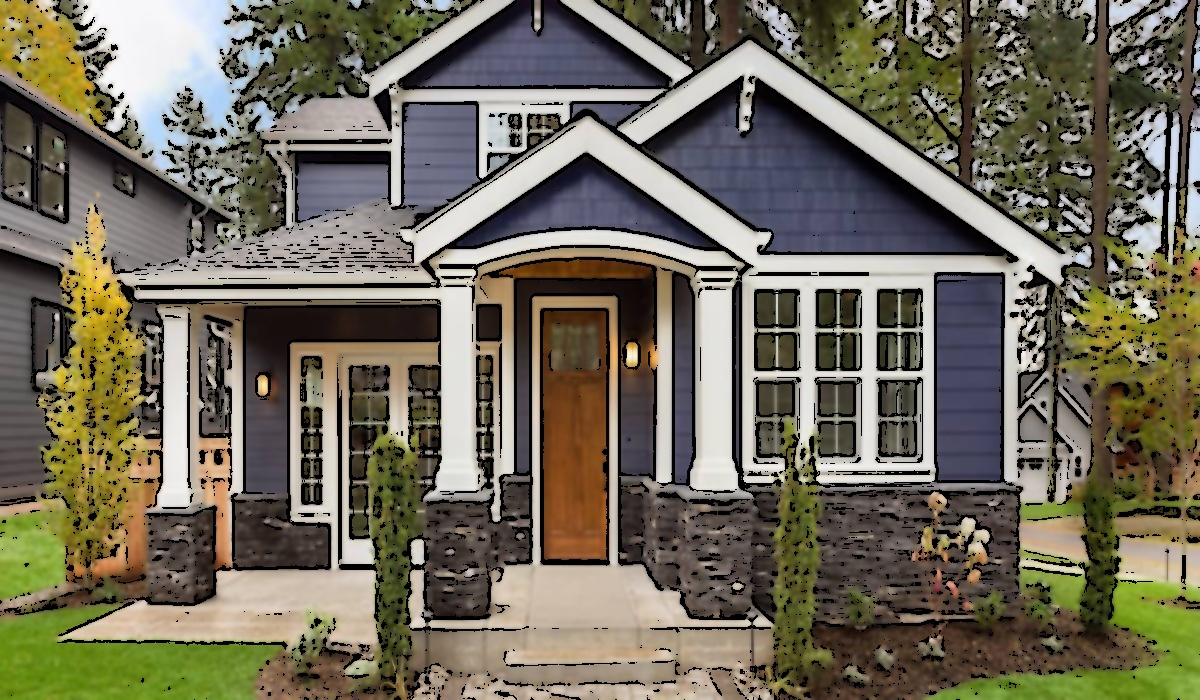
#> input picture cartoon-images/cartooned-house.jpg, 1200 x 700 px
$ python -i main1.py   (imports and definitions only)
#> lines starting #> are read from the running program, lines starting #| are printed output that depends on the picture; after the words box and inside, x2 and y2 are one past the last pixel; in counts of white or black regions, pixels touching at a corner belong together
import os
import sys
import cv2 as cv
import easygui
import numpy as np
import tkinter as tk
from tkinter import *
import matplotlib.pyplot as plt

# [4 lines not run here, left out]
# [1 line that did not run here, left out]


def upload():
    ImagePath = easygui.fileopenbox()
    cartoonify(ImagePath)
    # print(ImagePath)


def cartoonify(ImagePath):
#> called with ImagePath = 'cartoon-images/cartooned-house.jpg'
    inputimage = cv.imread(ImagePath)
#> inputimage is the input picture: shape (700, 1200, 3); mean B, G, R 90.9, 108, 113.5

    # confirm that image is chosen
    if inputimage is None:
        print("Can not find any image. Choose appropriate file")
        sys.exit()
    height, width, channels = inputimage.shape
#> height = 700; width = 1200; channels = 3
    print("Height: {}".format(height))
#| Height: 700
    print("width: {}".format(width))
#| width: 1200

    # Image resize to fit the display screen
    def imageresize(imageinput):
        if height < width:
            print("It's a Landscape image")
            if height > 1300 or width > 700:
                resizedimage = cv.resize(imageinput, (1200, 700), cv.INTER_AREA)  # (width, height)
                inputimage1 = resizedimage
            else:
                inputimage1 = imageinput
        else:
            print("It's a Portrait Image")
            if height > 1300 or width > 700:
                resizedimage = cv.resize(imageinput, (600, 700), cv.INTER_AREA)  # (width, height)
                inputimage1 = resizedimage
            else:
                inputimage1 = imageinput
        return inputimage1

    resizedimage1 = imageresize(inputimage)
    cv.imshow("original image", resizedimage1)
    # imagename = imagename[7:]
    # print(imagename)

    # Convert to grayscale
    grayscaleimage = cv.cvtColor(resizedimage1, cv.COLOR_BGR2GRAY)
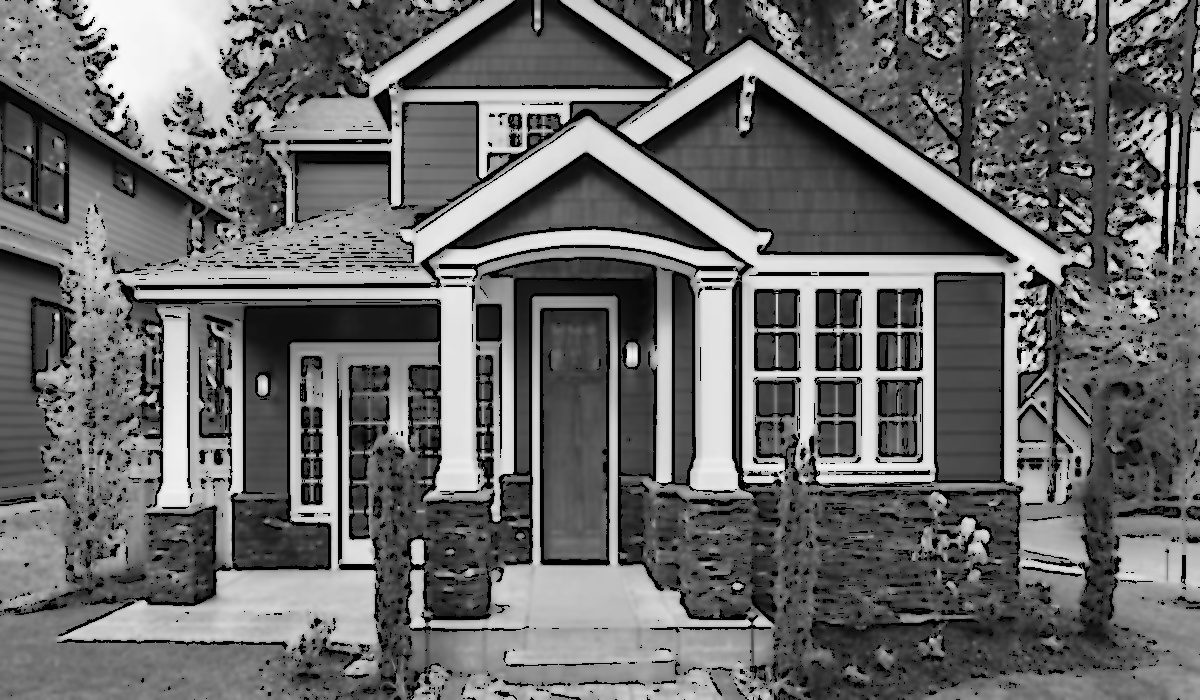
#> grayscaleimage: shape (700, 1200); min 0, max 254, mean 107.7
    # cv.imshow("Grayscale image", grayscaleimage)

    # applying median blur to smoothen an image
    smoothgrayscale = cv.medianBlur(grayscaleimage, 7)
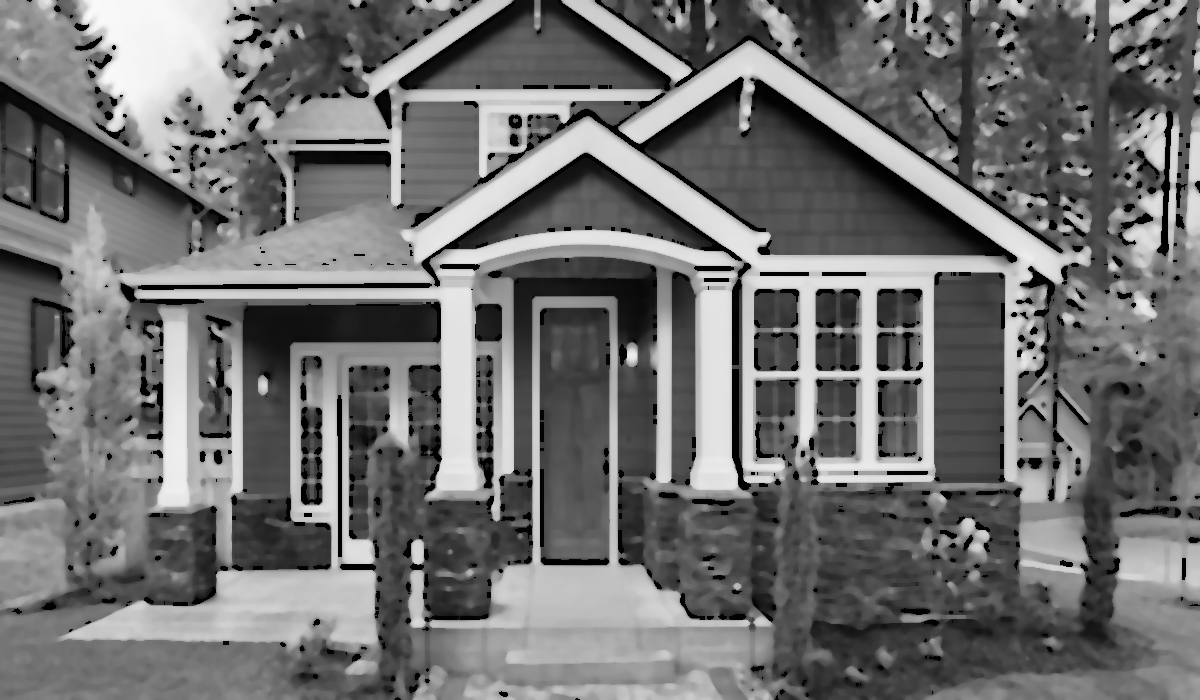
#> smoothgrayscale: shape (700, 1200); min 0, max 249, mean 113.1
    # cv.imshow("Smoothen image", smoothgrayscale)

    # retrieving the edges for cartoon effect by using thresholding technique
    getEdge = cv.adaptiveThreshold(smoothgrayscale, 255, cv.ADAPTIVE_THRESH_MEAN_C, cv.THRESH_BINARY, 7, 7)
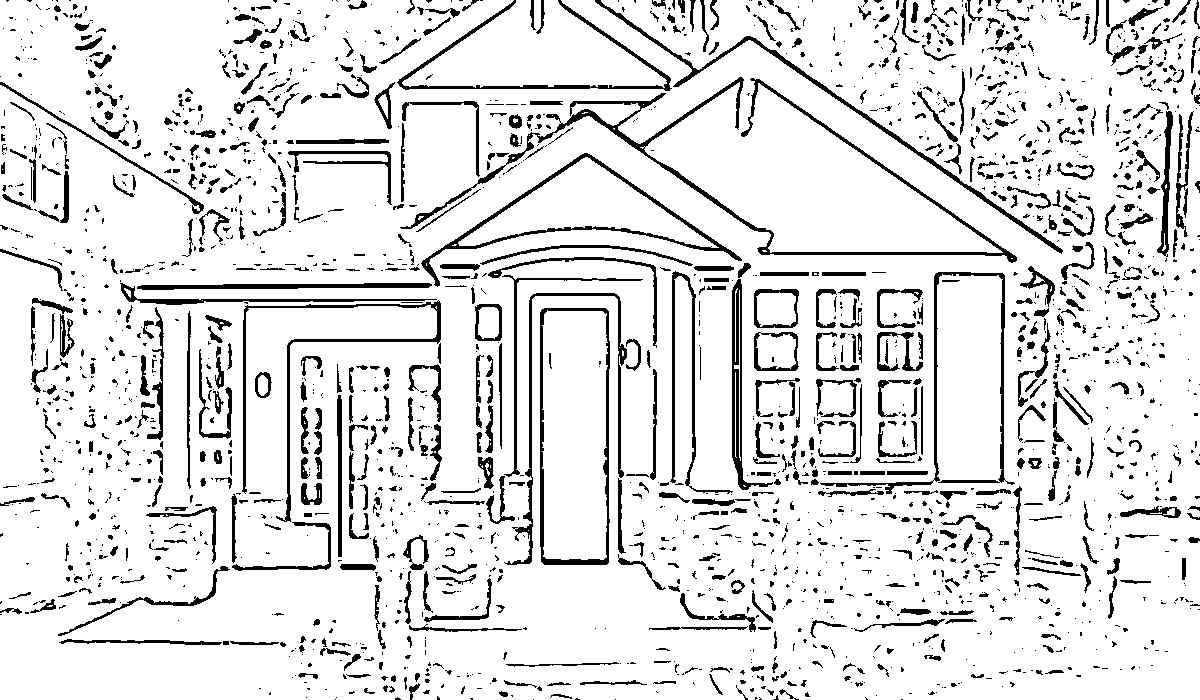
#> getEdge: shape (700, 1200); 88.4% white; 2240 black regions (1500 under 20 px), largest, box (x1, y1, x2, y2) and area: (400, 77, 1017, 263) 5123, (421, 153, 742, 287) 2440, (595, 0, 1063, 254) 2358
    # cv.imshow("Edge detection image", getEdge)

    # Method will reduce the number of colors in the image, and it will create a cartoon-like effect. Color quantization
    # is performed by using the K-means clustering algorithm for displaying output with a limited number of colors.
    def color_quantization(image, k_value):
        # Transform the image
#> called with k_value = 9
        data = np.float32(image).reshape((-1, 3))
        # Determine criteria
        criteria = (cv.TERM_CRITERIA_EPS + cv.TERM_CRITERIA_MAX_ITER, 20, 0.001)
        # Implementing K-Means clustering algorithm
        ret, label, center = cv.kmeans(data, k_value, None, criteria, 10, cv.KMEANS_RANDOM_CENTERS)
#> ret = 473747886.5; center = [[133.6, 152.2, 164.3], [218.2, 220.5, 220.2], [57.37, 149.9, 157.1], [106.8, 113.1, 118.8], [3.71, 3.68, 6.89], [79.86, 78.44, 82.95], [39.94, 57.24, 65.5], [39.89, 111.7, 112.5], [172.6, 186.7, 196.9]]
        center = np.uint8(center)
#> center = [[133, 152, 164], [218, 220, 220], [57, 149, 157], [106, 113, 118], [3, 3, 6], [79, 78, 82], [39, 57, 65], [39, 111, 112], [172, 186, 196]]
        result = center[label.flatten()]
        result = result.reshape(image.shape)
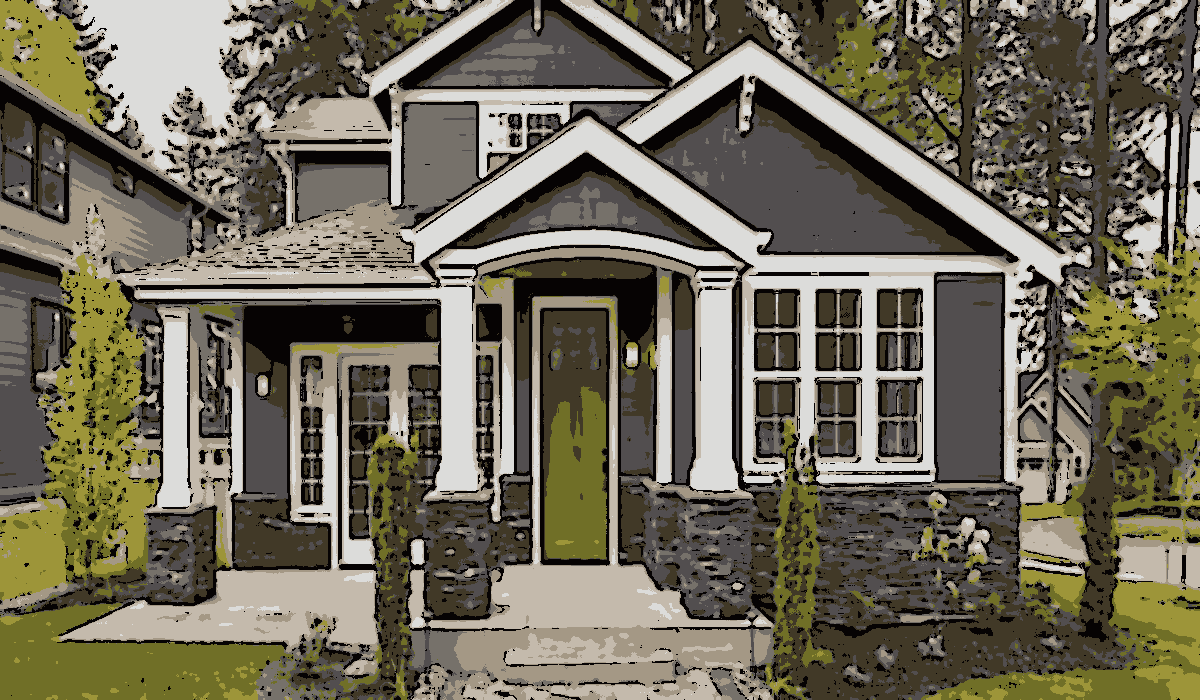
#> result: shape (700, 1200, 3); mean B, G, R 90.2, 107.5, 112.8
        return result

    totalColor = 9

    # Reducing Colour Palette
    reducedColorPalette = color_quantization(resizedimage1, totalColor)
    # cv.imshow("Reduced Colour Palette", reducedColorPalette)

    # Sometimes after blurring or smoothening an image may also tend to smooth the edges. To avoid that we will use the
    # Bilateral filer
    bilateralFilter = cv.bilateralFilter(resizedimage1, d=7, sigmaColor=200, sigmaSpace=200)
    # cv.imshow("Bilateral Filter", bilateralFilter)

    # Combining Edge Mask with Colored image
    cartoonImage = cv.bitwise_and(bilateralFilter, bilateralFilter, mask=getEdge)
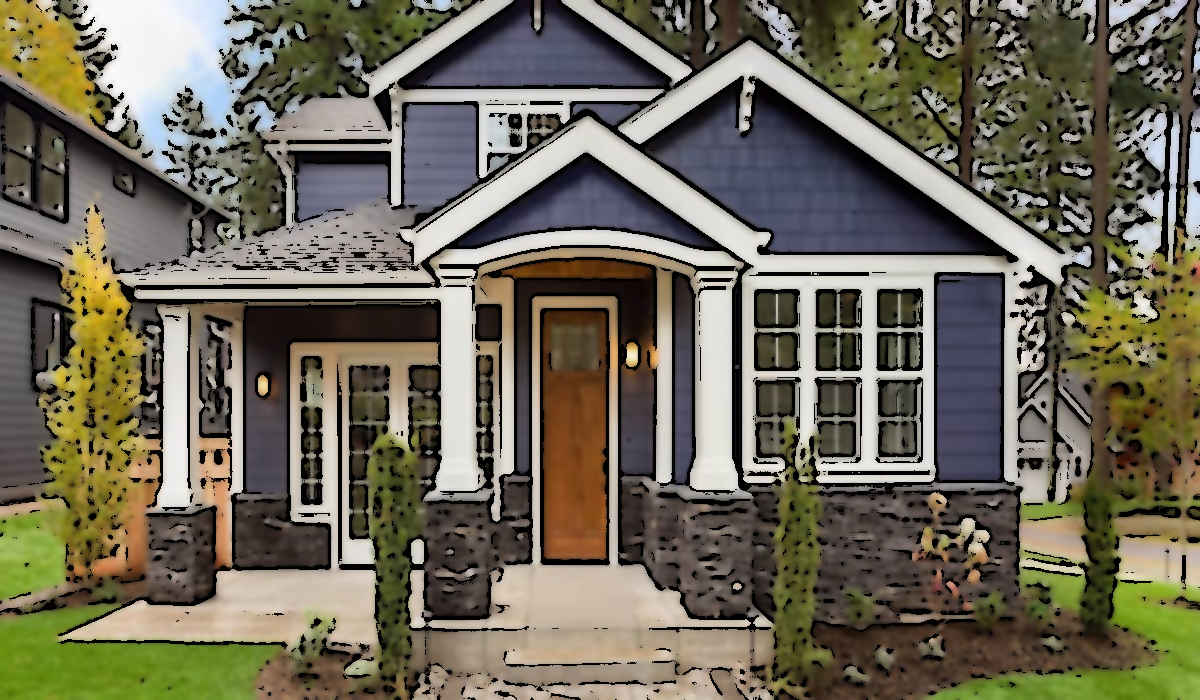
#> cartoonImage: shape (700, 1200, 3); mean B, G, R 88.9, 105.7, 110.8
    cv.imshow("Final Cartoon image", cartoonImage)

    # Plotting the whole transition
    # images = [resizedimage1, grayscaleimage, smoothgrayscale, getEdge, reducedColorPalette, bilateralFilter,
    #           cartoonImage]

#> (the run stopped early here; a loop or call above may not have finished)

$ run again, on cartoon-images/cartooned-monkey.jpg
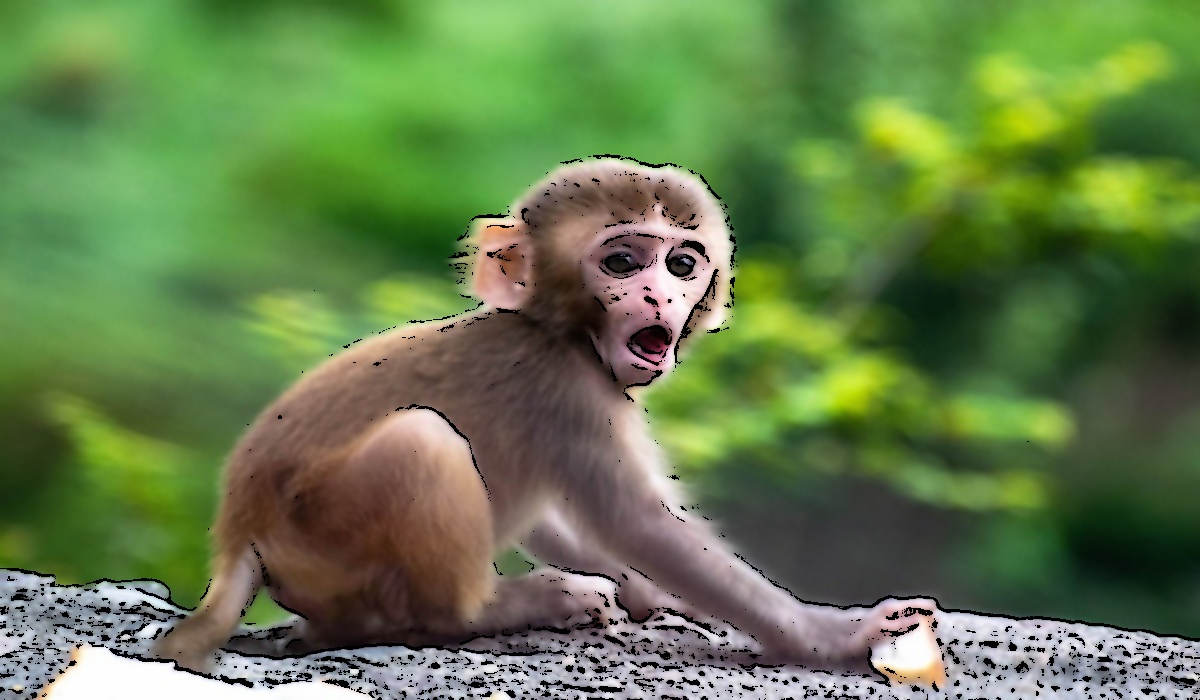
#> input picture cartoon-images/cartooned-monkey.jpg, 1200 x 700 px
#> in cartoonify, inputimage is the input picture: shape (700, 1200, 3); mean B, G, R 75.3, 124, 99.8
#| Height: 700
#| width: 1200
#> in cartoonify, `getEdge = cv.adaptiveThreshold(smoothgrayscale, 255, cv.ADAPTIVE_THRES..`:
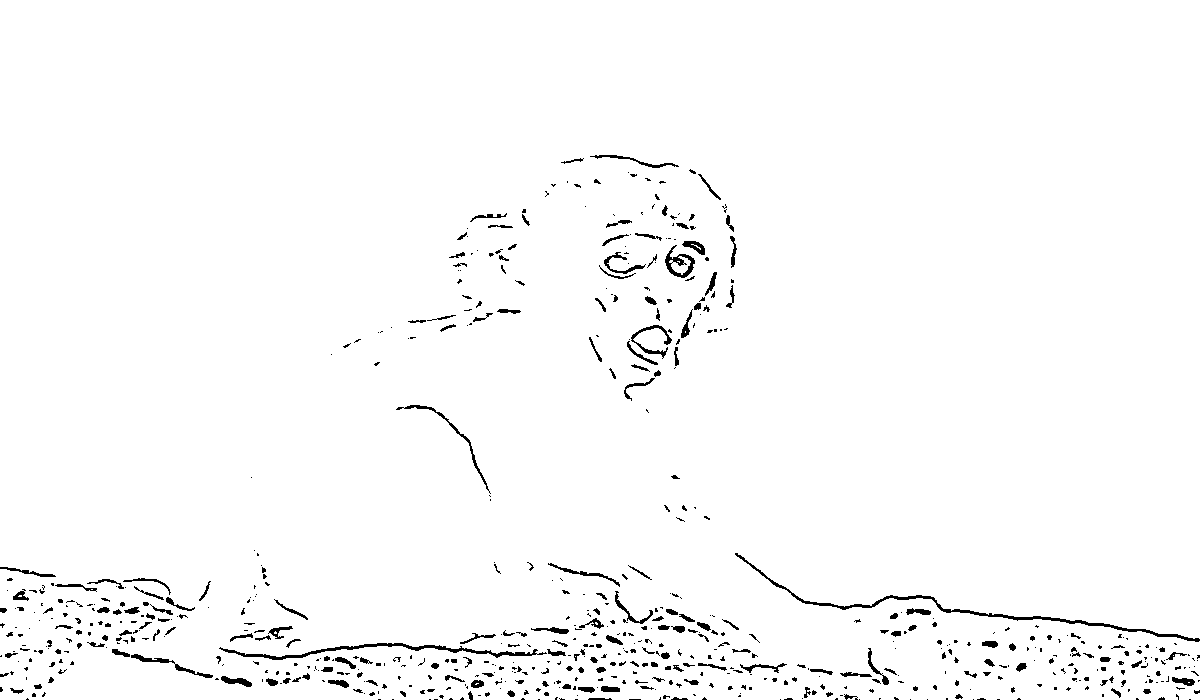
#> getEdge: shape (700, 1200); 97.9% white; 669 black regions (462 under 20 px), largest, box (x1, y1, x2, y2) and area: (735, 553, 1200, 642) 1398, (219, 643, 547, 660) 1022, (665, 245, 695, 278) 355
#> in color_quantization, `ret, label, center = cv.kmeans(data, k_value, None, criteria, 10, cv.K..`: ret = 654686316.8; center = [[40.4, 65.97, 53.35], [69.21, 154.8, 98.45], [82.47, 189.9, 133.8], [44.11, 114.3, 73.8], [122.2, 127.8, 147.4], [174.6, 174.7, 184.3], [74.96, 81.59, 103.5], [12.56, 22.38, 14.76], [225.7, 223.5, 229.8]]
#> in color_quantization, `center = np.uint8(center)`: center = [[40, 65, 53], [69, 154, 98], [82, 189, 133], [44, 114, 73], [122, 127, 147], [174, 174, 184], [74, 81, 103], [12, 22, 14], [225, 223, 229]]
#> in color_quantization, `result = result.reshape(image.shape)`:
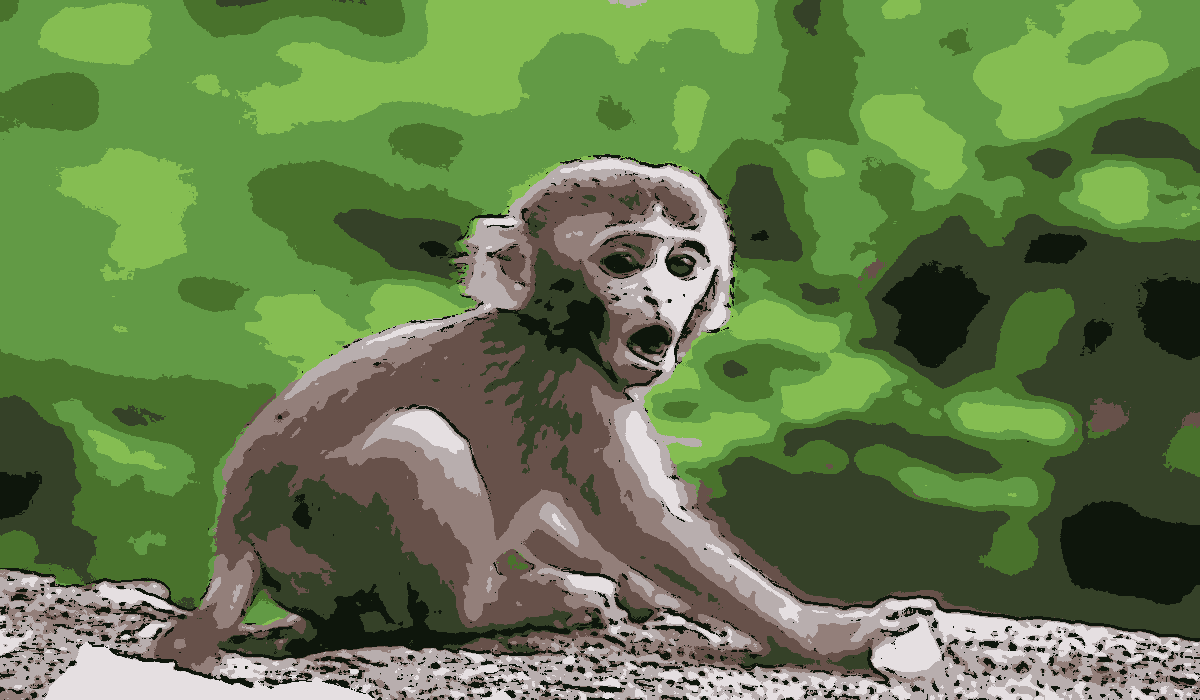
#> result: shape (700, 1200, 3); mean B, G, R 74.9, 123.3, 99.3
